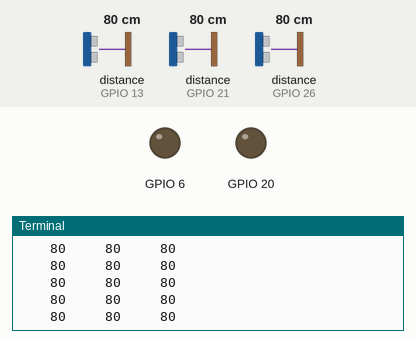
This program was run on a simulated Raspberry Pi (BCM pin numbers). Parts: output pins drawn as LEDs (lit = HIGH), the last lines printed to the terminal. The test bench sets the inputs (shaded band); at power-on: distance to the obstacle (sensors on GPIO 13, GPIO 21, GPIO 26) 80 cm. The echo pulse lasts 58.3 µs per cm; the clock reads 2024-03-15 10:24:30 at power-on unless the program sets it; pins used as bus, display or sensor lines are not drawn.

Above: at 1.2 s.
1.3 s: distance to the obstacle (sensor on GPIO 13) set to 2 cm
At 1.62 s:
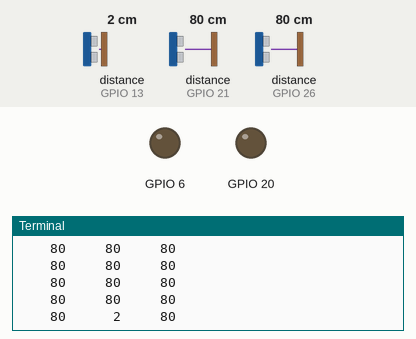
2.9 s: distance to the obstacle (sensor on GPIO 21) set to 2 cm
At 3.23 s:
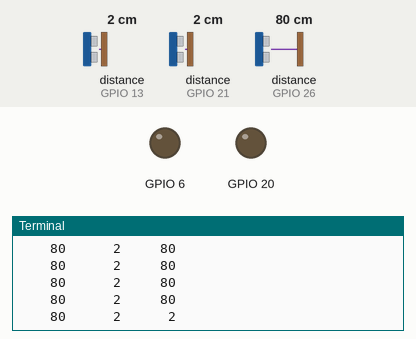
4.5 s: distance to the obstacle (sensor on GPIO 26) set to 2 cm
At 4.79 s:
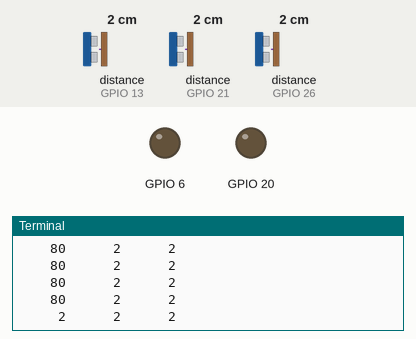
6.1 s: distance to the obstacle (sensor on GPIO 13) set to 4 cm
At 6.16 s:
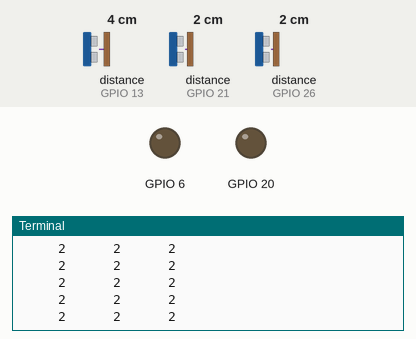
7.6 s: distance to the obstacle (sensor on GPIO 21) set to 4 cm
At 7.68 s:
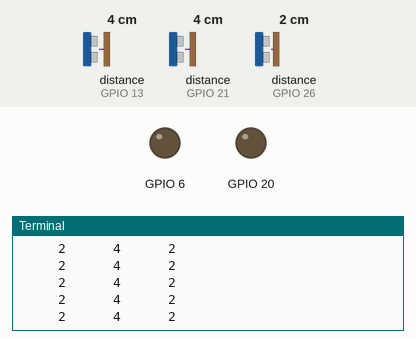

The program:

AllSensorsTest.py
```python
#Libraries
import RPi.GPIO as GPIO
import time
from Ultrasonic import Ultrasonic

sensor1 = Ultrasonic(5,26)
sensor2 = Ultrasonic(6,13)
sensor3 = Ultrasonic(20, 21)
try:
    while True:
        dist1 = sensor1.distance()
        time.sleep(0.05)
        dist2= sensor2.distance()
        time.sleep(0.05)
        dist3 = sensor3.distance()
        time.sleep(0.05)
        print (" %5.0f  %5.0f  %5.0f" % (dist1, dist2, dist3))

# Reset by pressing CTRL + C
except KeyboardInterrupt:
    print("Measurement stopped by User")
    GPIO.cleanup()
```

Ultrasonic.py
```python
import RPi.GPIO as GPIO
import time
class Ultrasonic(object):
    def __init__(self, trig, echo):
        self.trig = trig
        self.echo = echo
        GPIO.setmode(GPIO.BCM)
        GPIO.setup(trig, GPIO.OUT)
        GPIO.setup(echo, GPIO.IN)

    def distance(self):
      # set Trigger to HIGH
        GPIO.output(self.trig, True)

        # set Trigger after 0.01ms to LOW
        time.sleep(0.00001)
        GPIO.output(self.trig, False)

        StartTime = time.time()
        # save StartTime
        while GPIO.input(self.echo) == 0:

            if time.time()-StartTime > 0.001:
                return 0

        StartTime = time.time()
        # save time of arrival
        while GPIO.input(self.echo) == 1:

            if time.time()-StartTime > 0.023:
                return 0

        StopTime = time.time()
        # time difference between start and arrival
        TimeElapsed = StopTime - StartTime
        # multiply with the sonic speed (34300 cm/s)
        # and divide by 2, because there and back
        distance = (TimeElapsed * 17150)

        return distance

    def dis(self, accuracy):
        x = 0
        y = 0
        distances = [0] * accuracy
        while x<accuracy:
            distances[x] = self.distance()
            if distances[x] == 0:
                y+=1
                if y == accuracy:
                    return 0
            else:
                x+=1
        distances.sort()
#         print(distances)
        return distances[round(accuracy/2)]
```

Measured:
- after the input at 1.3 s, the terminal: prints a new line after 0.19 s (image 1)
- after the input at 2.9 s, the terminal: prints a new line after 0.20 s (image 2)
- after the input at 4.5 s, the terminal: prints a new line after 0.16 s (image 3)
